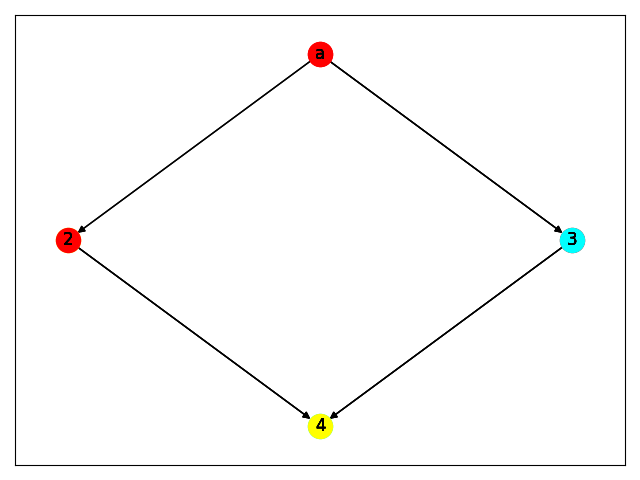

This figure's Python source:
import networkx as nx
import matplotlib
matplotlib.use('agg')
import matplotlib.pyplot as plt 
import random
from sklearn.model_selection import train_test_split


def draw(img_name):
    g1 = nx.DiGraph()
    g1.add_edge('a', 2)
    g1.add_edge('a', 3)
    g1.add_edge(2, 4)
    g1.add_edge(3, 4)

    node_list = ['a', 2, 3, 4]
    node_list_a, node_list_b = train_test_split(node_list, test_size=0.5, shuffle=True)
    node_list_b, node_list_c = train_test_split(node_list_b, test_size=0.5, shuffle=True)
    print(node_list_a, node_list_b, node_list_c)
    #pos = nx.spring_layout(g1)
    pos = {
        'a':[2, 4],
        2:[1, 3],
        3:[3, 3],
        4:[2, 2],
    }
    plt.tight_layout()
    nx.draw_networkx(g1, pos, nodelist=node_list_a, node_color="#FF0000", arrows=True)
    nx.draw_networkx(g1, pos, nodelist=node_list_b, node_color="#FFFF00", arrows=True)
    nx.draw_networkx(g1, pos, nodelist=node_list_c, node_color="#00FFFF", arrows=True)
    plt.savefig(img_name, format="PNG")
    plt.clf()
    print("DONE")
